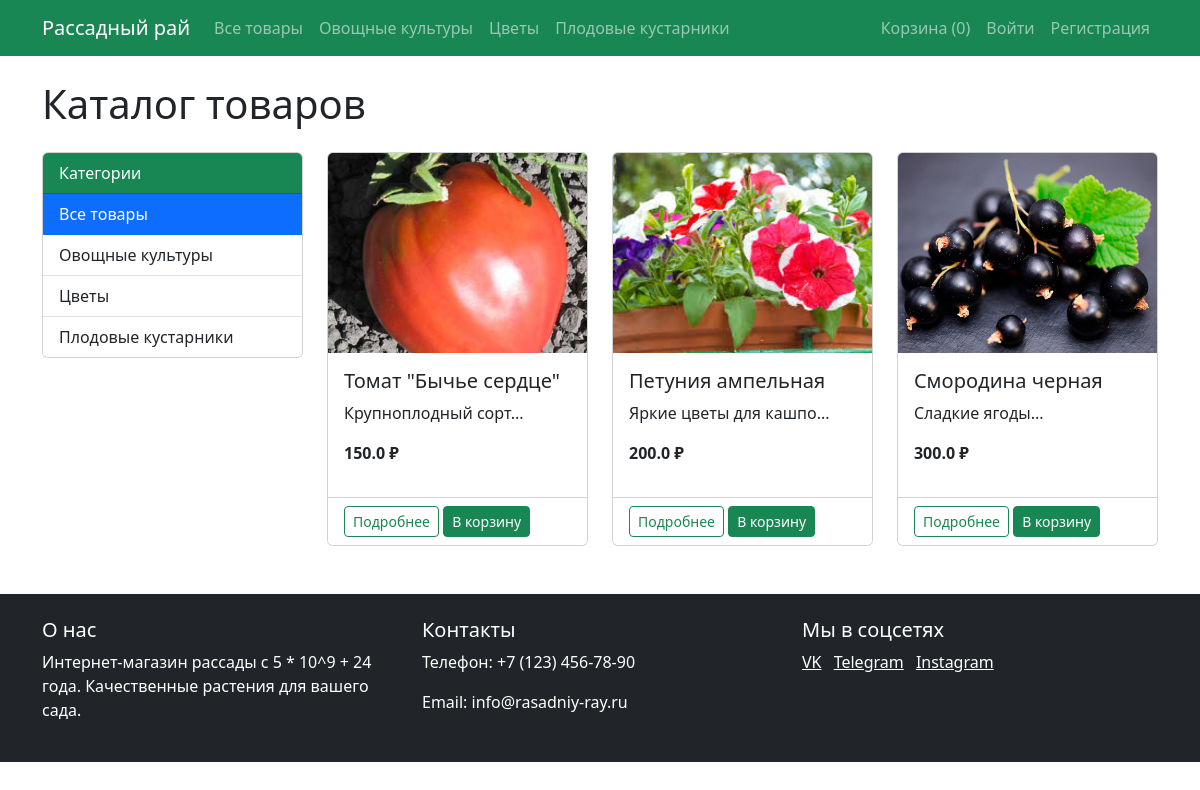
Page /products on the committed database.
### models.py (models this page shows)
class Category(db.Model):
    id = db.Column(db.Integer, primary_key=True)
    name = db.Column(db.String(100), nullable=False)
    products = db.relationship('Product', backref='category', lazy=True)

class Product(db.Model):
    id = db.Column(db.Integer, primary_key=True)
    name = db.Column(db.String(100), nullable=False)
    description = db.Column(db.Text)
    price = db.Column(db.Float, nullable=False)
    category_id = db.Column(db.Integer, db.ForeignKey('category.id'), nullable=False)
    image = db.Column(db.String(100))
    order_items = db.relationship('OrderItem', backref='product', lazy=True)

### app.py (the view)
@app.route('/products')
def products():
    category_id = request.args.get('category_id')
    if category_id:
        products = Product.query.filter_by(category_id=category_id).all()
    else:
        products = Product.query.all()
    categories = Category.query.all()
    return render_template('products.html', products=products, categories=categories)

### app.py (called while the page is built)
@app.before_request
def fix_cart():
    if 'cart' in session and not isinstance(session['cart'], dict):
        session.pop('cart', None)

### templates/products.html (shortened to what this page needs)
{% extends "base.html" %}
{% block content %}
<h1 class="mb-4">Каталог товаров</h1>
<div class="row">
    <div class="col-md-3">
        <div class="card mb-4">
            <div class="card-header bg-success text-white">
                Категории
            </div>
            <div class="list-group list-group-flush">
                <a href="{{ url_for('products') }}" class="list-group-item list-group-item-action {% if not request.args.get('category_id') %}active{% endif %}">Все товары</a>
                {% for category in categories %}
                <a href="{{ url_for('products', category_id=category.id) }}" class="list-group-item list-group-item-action {% if request.args.get('category_id')|int == category.id %}active{% endif %}">
                    {{ category.name }}
                </a>
                {% endfor %}
            </div>
        </div>
    </div>
    <div class="col-md-9">
        <div class="row">
            {% for product in products %}
            <div class="col-md-4 mb-4">
                <div class="card h-100">
                    <img src="{{ url_for('static', filename='images/' + product.image) }}" class="card-img-top" alt="{{ product.name }}">
                    <div class="card-body">
                        <h5 class="card-title">{{ product.name }}</h5>
                        <p class="card-text">{{ product.description[:50] }}...</p>
                        <p class="fw-bold">{{ product.price }} ₽</p>
                    </div>
                    <div class="card-footer bg-white">
                        <a href="{{ url_for('product', product_id=product.id) }}" class="btn btn-sm btn-outline-success">Подробнее</a>
                        <form action="{{ url_for('add_to_cart', product_id=product.id) }}" method="POST" class="d-inline">
                            <button type="submit" class="btn btn-sm btn-success">В корзину</button>
                        </form>
                    </div>
                </div>
            </div>
            {% else %}
            <div class="col-12">
                <div class="alert alert-info">Товары не найдены</div>
            </div>
            {% endfor %}
        </div>
    </div>
</div>
{% endblock %}

### templates/base.html (shortened to what this page needs)
<!DOCTYPE html>
<html lang="ru">
<head>
    <link rel="stylesheet" href="{{ url_for('static', filename='css/style.css') }}">
    <link href="https://cdn.jsdelivr.net/npm/bootstrap@5.3.0/dist/css/bootstrap.min.css" rel="stylesheet">
</head>
<body>
    <header>
        <nav class="navbar navbar-expand-lg navbar-dark bg-success">
            <div class="container">
                <a class="navbar-brand" href="{{ url_for('index') }}">Рассадный рай</a>
                <div class="collapse navbar-collapse" id="navbarNav">
                    <ul class="navbar-nav me-auto">
                        <li class="nav-item">
                            <a class="nav-link" href="{{ url_for('products') }}">Все товары</a>
                        </li>
                        {% for category in categories %}
                        <li class="nav-item">
                            <a class="nav-link" href="{{ url_for('products', category_id=category.id) }}">{{ category.name }}</a>
                        </li>
                        {% endfor %}
                    </ul>
                    <ul class="navbar-nav">
                        <li class="nav-item">
                            <a class="nav-link" href="{{ url_for('cart') }}">
                                Корзина ({{ session.get('cart', {})|length }})
                            </a>
                        </li>
                        {% if current_user.is_authenticated %}
                        {% if current_user.is_admin %}
                        <li class="nav-item">
                            <a class="nav-link" href="{{ url_for('admin_products') }}">Админка</a>
                        </li>
                        {% endif %}
                        <li class="nav-item dropdown">
                            <a class="nav-link dropdown-toggle" href="#" role="button" data-bs-toggle="dropdown">
                                {{ current_user.username }}
                            </a>
                            <ul class="dropdown-menu">
                                <li><a class="dropdown-item" href="#">Мои заказы</a></li>
                                <li><hr class="dropdown-divider"></li>
                                <li><a class="dropdown-item" href="{{ url_for('logout') }}">Выйти</a></li>
                            </ul>
                        </li>
                    {% else %}
                        <li class="nav-item">
                            <a class="nav-link" href="{{ url_for('login') }}">Войти</a>
                        </li>
                        <li class="nav-item">
                            <a class="nav-link" href="{{ url_for('register') }}">Регистрация</a>
                        </li>
                    {% endif %}
                </ul>
                </div>
            </div>
        </nav>
    </header>
    <main class="container my-4">
        {% block content %}{% endblock %}
    </main>
    <footer class="bg-dark text-white py-4 mt-4">
        <div class="container">
            <div class="row">
                <div class="col-md-4">
                    <h5>О нас</h5>
                    <p>Интернет-магазин рассады с 5 * 10^9 + 24 года. Качественные растения для вашего сада.</p>
                </div>
                <div class="col-md-4">
                    <h5>Контакты</h5>
                    <p>Телефон: +7 (123) 456-78-90</p>
                    <p>Email: info@rasadniy-ray.ru</p>
                </div>
                <div class="col-md-4">
                    <h5>Мы в соцсетях</h5>
                    <a href="#" class="text-white me-2">VK</a>
                    <a href="#" class="text-white me-2">Telegram</a>
                    <a href="#" class="text-white">Instagram</a>
                </div>
            </div>
        </div>
    </footer>
</body>
</html>

### static/css/style.css (style rules this page uses)
body { font-family: 'Segoe UI', Tahoma, Geneva, Verdana, sans-serif; background-color: #f8f9fa; }
.card { transition: transform 0.2s; }
.card-img-top { height: 200px; object-fit: cover; }
footer { margin-top: 3rem; }

### rows in the picture
Category: name "Овощные культуры"
Category: name "Цветы"
Category: name "Плодовые кустарники"
Product: image (picture), name "Томат \"Бычье сердце\"", description "Крупноплодный сорт", price "150.0"
Product: image (picture), name "Петуния ампельная", description "Яркие цветы для кашпо", price "200.0"
Product: image (picture), name "Смородина черная", description "Сладкие ягоды", price "300.0"

### other values in the picture
{{ session.get('cart', {})|length }} "0"
